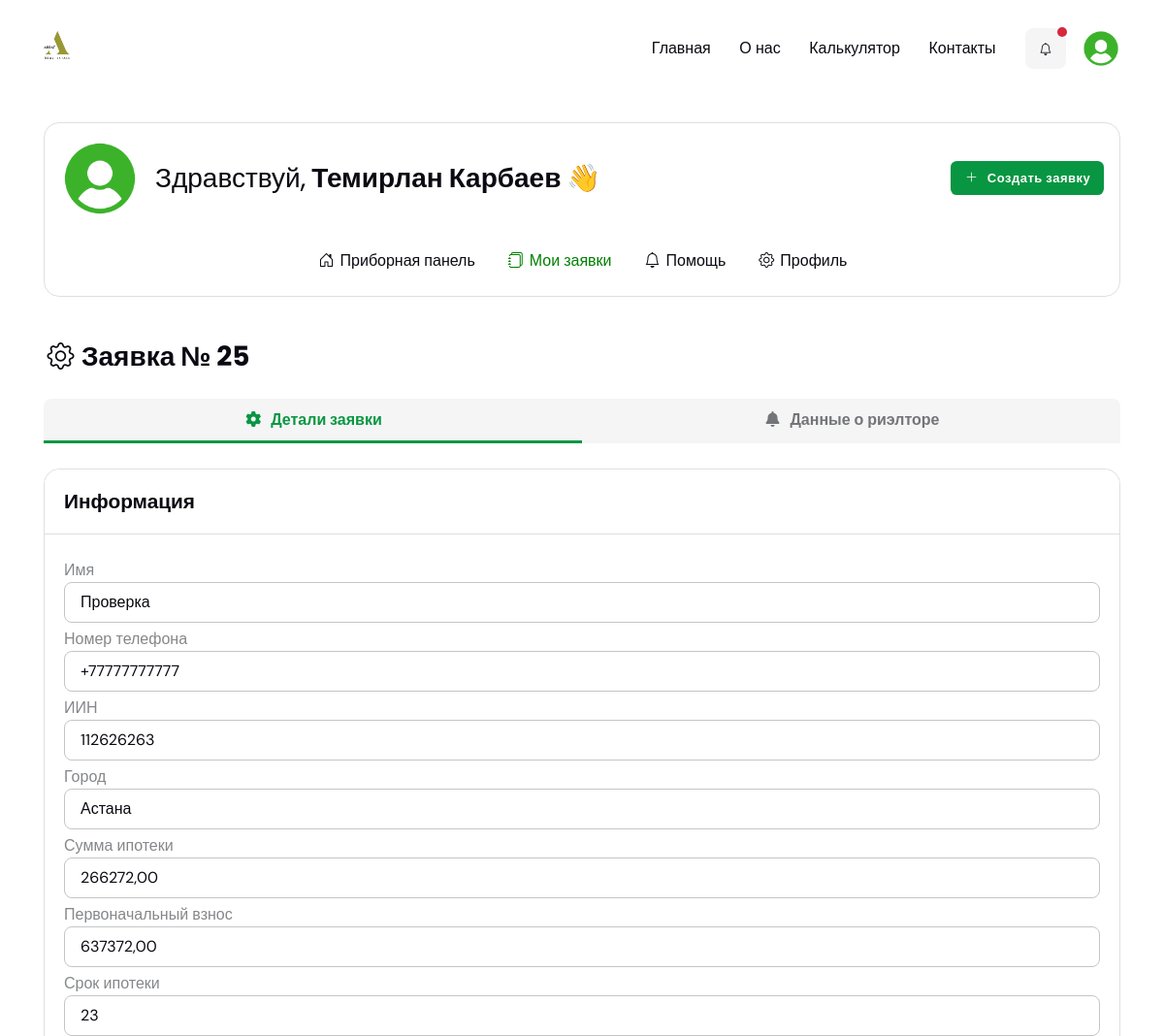
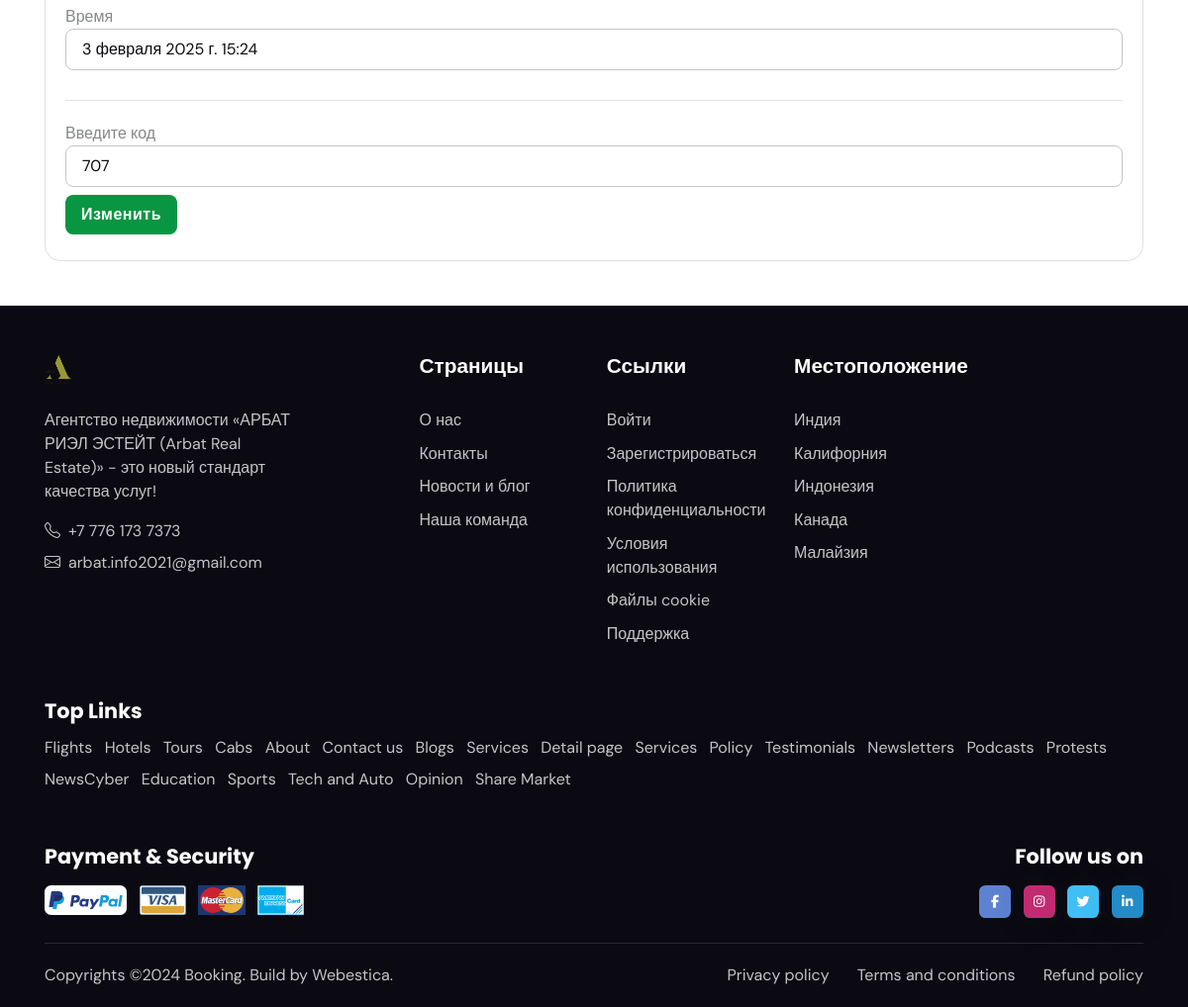
Page /realtors/application/25/ (signed in) on the committed database (2 pictures, top to bottom).
### users/models.py (models this page shows, shortened)
class CustomUser(AbstractUser):
    USER_ROLES = (
        ('realtor', 'Риелтор'),
        ('manager', 'Менеджер'),
    )
    username = None  # Удаляем стандартное поле username
    phone_number = models.CharField(
        max_length=25,
        unique=True,
        verbose_name="Номер телефона"
    )
    email = models.EmailField(blank=True)
    date_of_birth = models.DateField(
        verbose_name="Дата рождения",
        blank=True,
        null=True,
    )
    photo = models.ImageField(upload_to='user_photos/', blank=True, verbose_name="Фотография")
    role = models.CharField(choices=USER_ROLES, blank=False, default='realtor' ,max_length=255)
    USERNAME_FIELD = 'phone_number'
    REQUIRED_FIELDS = []
    objects = CustomUserManager()

### applications/models.py (models this page shows, shortened)
class MortgageApplication(models.Model):
    STATUS_CHOICES = (
        ('in_work', 'В работе'),
        ('first_approved', 'Первоначальное одобрение'),
        ('approved', 'Одобрено'),
        ('rejected', 'Не одобрено'),
    )
    realtor = models.ForeignKey(
        CustomUser,
        on_delete=models.CASCADE,
        related_name='applications',
        verbose_name="Риэлтор"
    )
    manager = models.ForeignKey(
        CustomUser,
        on_delete=models.SET_NULL,
        related_name='managed_applications',
        blank=True,
        null=True,
        verbose_name="Менеджер"
    )
    full_name = models.CharField(max_length=255, verbose_name='ФИО')
    iin = models.PositiveBigIntegerField(blank=True, null=True)
    phone_number = models.CharField(max_length=25, verbose_name='Номер телефона')
    amount = models.DecimalField(max_digits=12, decimal_places=2, verbose_name='Сумма ипотеки')
    down_payment = models.DecimalField(max_digits=12, decimal_places=2, verbose_name='Первоначальный взнос')
    mortgage_term = models.IntegerField(verbose_name='Срок ипотеки')
    city = models.CharField(max_length=100, verbose_name='Город')
    status = models.CharField(choices=STATUS_CHOICES, blank=True, max_length=50, default='in_work', verbose_name='Статус')
    code = models.CharField(max_length=10, blank=True, null=True, verbose_name='Код заявки')
    code_requested = models.BooleanField(default=False, verbose_name="Код запрошен")
    created_at = models.DateTimeField(auto_now_add=True, verbose_name='Создано')
    class Meta:
        verbose_name = 'Заявка на ипотеку'
        verbose_name_plural = 'Заявки на ипотеку'

### realtors/views.py (the view, shortened to what this page needs)
# urls.py: path('application/<int:pk>/', RealtorApplicationDetailView.as_view(), name='application-detail'),
class RealtorApplicationDetailView(DetailView):
    model = MortgageApplication
    template_name = 'app/realtors/application-detail.html'
    def get_context_data(self, **kwargs):
        context = super().get_context_data(**kwargs)
        application = get_object_or_404(
            MortgageApplication.objects.select_related('realtor'),
            pk=self.kwargs['pk']
        )
        context['application'] = application
        return context

### templates/app/realtors/application-detail.html (shortened to what this page needs)
{% extends 'app/base.html' %}
{% load static %}
{% block content %}
<main>
    <section class="pt-4">
        <div class="container">
            <div class="card rounded-3 border p-3 pb-2">
                <div class="d-sm-flex align-items-center">
                    <div class="avatar avatar-xl mb-2 mb-sm-0">
                        <img class="avatar-img rounded-circle"
                             src="{% if user.photo %} {{ user.photo.url }} {% else %} {% static 'website/images/user.png' %}{% endif %}"
                             alt="">
                    </div>
                    <h4 class="mb-2 mb-sm-0 ms-sm-3"><span class="fw-light">{% if user.first_name %} Здравствуй,</span>
                        {{ user.first_name }} {{ user.last_name }} 👋 {% else %} <a
                                style="color: black; font-size: 25px; text-decoration: underline;"
                                href="{% url 'users:profile' %}">Заполните свои данные!</a>{% endif %}</h4>
                    <a href="{% url 'realtors:create-request' %}" class="btn btn-sm mb-0 ms-auto flex-shrink-0"
                       style="background-color: #099642; color: white;"><i
                            class="bi bi-plus-lg fa-fw me-2"></i>Создать заявку</a>
                </div>
                <div class="offcanvas-xl offcanvas-end mt-xl-3" tabindex="-1" id="dashboardMenu">
                    <div class="offcanvas-body p-3 p-xl-0" style="justify-content: center;">
                        <div class="navbar navbar-expand-xl">
                            <ul class="navbar-nav navbar-offcanvas-menu">
                                <li class="nav-item"><a class="nav-link" href="{% url 'realtors:index' %}"><i
                                        class="bi bi-house-door fa-fw me-1"></i>Приборная панель</a></li>
                                <li class="nav-item"><a class="nav-link active"
                                                        href="{% url 'realtors:my-applications' %}"><i
                                        class="bi bi-journals fa-fw me-1"></i>Мои заявки</a></li>
                                <li class="nav-item"><a class="nav-link" href="#"><i
                                        class="bi bi-bell fa-fw me-1"></i>Помощь</a></li>
                                <li><a class="nav-link" href="{% url 'users:profile' %}"><i
                                        class="bi bi-gear fa-fw me-1"></i>Профиль</a>
                                </li>
                            </ul>
                        </div>
                    </div>
                </div>
            </div>
        </div>
    </section>
    <section class="pt-0">
        <div class="container vstack gap-4">
            <div class="row">
                <div class="col-12">
                    <h1 class="fs-4 mb-0"><i class="bi bi-gear fa-fw me-1"></i>Заявка № {{ application.id }}</h1>
                </div>
            </div>
            <div class="row g-4">
                <div class="col-12">
                    <div class="bg-light pb-0 px-2 px-lg-0 rounded-top">
                        <ul class="nav nav-tabs nav-bottom-line nav-responsive border-0 nav-justified" role="tablist">
                            <li class="nav-item" role="presentation"><a class="nav-link mb-0 active"
                                                                        data-bs-toggle="tab" href="#tab-1"
                                                                        aria-selected="true" role="tab"><i
                                    class="fas fa-cog fa-fw me-2"></i>Детали заявки</a></li>
                            <li class="nav-item" role="presentation"><a class="nav-link mb-0" data-bs-toggle="tab"
                                                                        href="#tab-2" aria-selected="false"
                                                                        tabindex="-1" role="tab"><i
                                    class="fas fa-bell fa-fw me-2"></i>Данные о риэлторе</a></li>
                        </ul>
                    </div>
                </div>
            </div>
            <div class="row g-4">
                <div class="col-12">
                    <div class="tab-content">
                        <div class="tab-pane show active" id="tab-1" role="tabpanel">
                            <div class="row g-4">
                                <div class="col-12">
                                    <div class="card border">
                                        <div class="card-header border-bottom">
                                            <h5 class="card-header-title">Информация</h5>
                                        </div>
                                        <form method="post" enctype="multipart/form-data" class="card-body">
                                            <label class="form-label">Имя</label>
                                            <input type="text" value="{{ application.full_name }}" maxlength="150"
                                                   class="form-control" readonly>
                                            <label class="form-label">Номер телефона</label>
                                            <input type="text" value="{{ application.phone_number }}" maxlength="150"
                                                   class="form-control" readonly>
                                            <label class="form-label">ИИН</label>
                                            <input value="{{ application.iin }}" maxlength="254"
                                                   class="form-control" readonly>
                                            <label class="form-label">Город</label>
                                            <input type="text" value="{{ application.city }}" maxlength="150"
                                                   class="form-control" readonly>
                                            <label class="form-label">Сумма ипотеки</label>
                                            <input type="text" value="{{ application.amount }}" maxlength="254"
                                                   class="form-control" readonly>
                                            <label class="form-label">Первоначальный взнос</label>
                                            <input type="text" value="{{ application.down_payment }}" maxlength="254"
                                                   class="form-control" readonly>
                                            <label class="form-label">Срок ипотеки</label>
                                            <input type="text" value="{{ application.mortgage_term }}" maxlength="254"
                                                   class="form-control" readonly>
                                            <label class="form-label">Время</label>
                                            <input type="text" name="phone_number" value="{{ application.created_at }}"
                                                   maxlength="25"
                                                   class="form-control" readonly>
                                            {% if request.user == application.realtor and application.code_requested %}
                                            <hr style="margin-top: 30px">
                                            <form id="submitCodeForm" method="post">
                                                <label class="form-label">Введите код</label>
                                                <input type="text" id="codeInput" name="code" class="form-control" value="{{ application.code }}"
                                                       required>
                                                {% if application.code %}
                                                <button type="submit" class="btn btn-primary mt-2" style="background-color: #099642; border: #099642;">Изменить
                                                </button>
                                                {% else %}
                                                <button type="submit" class="btn btn-primary mt-2" style="background-color: #099642; border: #099642;">Подтвердить код
                                                </button>
                                                {% endif %}
                                            </form>
                                            {% endif %}
                                        </form>
                                    </div>
                                </div>
                            </div>
                        </div>
                    </div>
                </div>
            </div>
        </div>
    </section>
</main>
{% endblock %}

### templates/app/realtors/application-detail.html (style rules this page uses)
label.form-label { margin-bottom: 0; margin-top: 5px; }

### rows in the picture
CustomUser: first_name "Темирлан", last_name "Карбаев"
MortgageApplication: id "25", full_name "Проверка", phone_number "+77777777777", iin "112626263", city "Астана", amount "266272,00", down_payment "637372,00", mortgage_term "23", phone_number "3 февраля 2025 г. 15:24", code "707"
